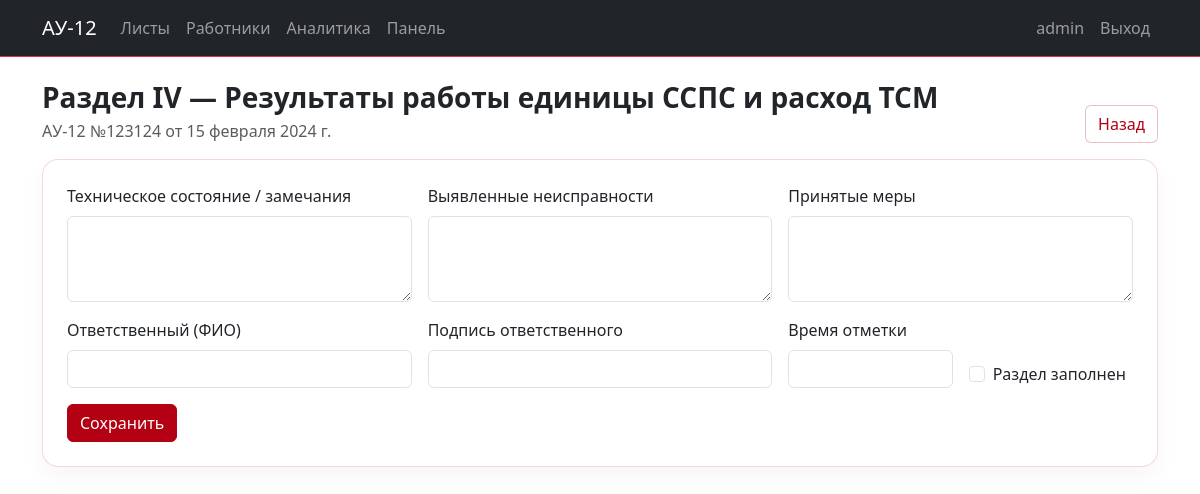
/au12/4/section/iv/ (signed in), run on an earlier commit of the app's database.
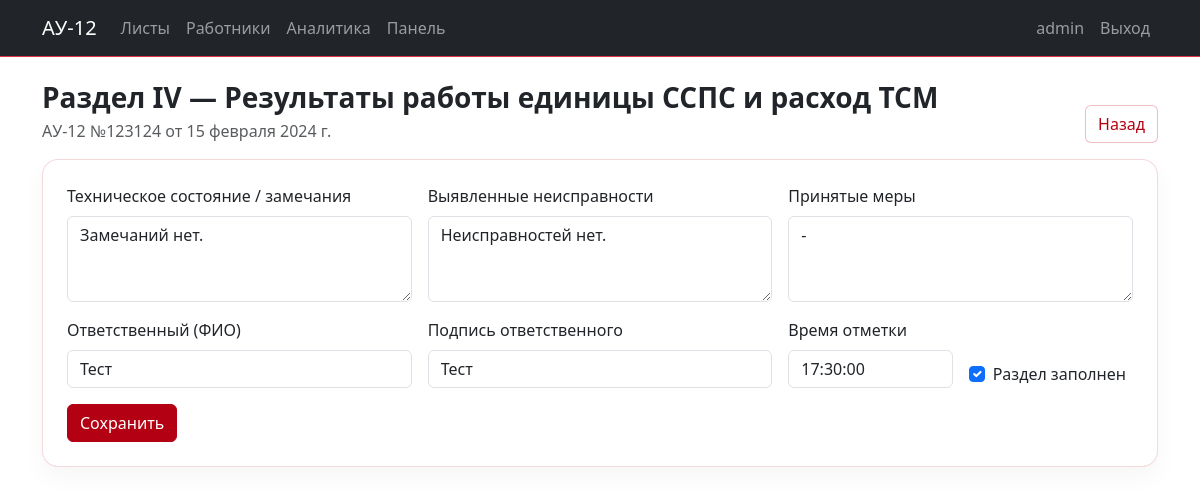
And on a later commit of the database.
### apps/routesheets/models.py (models this page shows)
class AU12SectionIV(models.Model):
    routesheet = models.OneToOneField(
        RouteSheetAU12,
        verbose_name="Маршрутный лист",
        on_delete=models.CASCADE,
        related_name="section_iv",
    )
    technical_state = models.TextField("Техническое состояние/замечания (раздел IV)", blank=True)
    defects_found = models.TextField("Выявленные неисправности", blank=True)
    measures_taken = models.TextField("Принятые меры", blank=True)
    responsible_name = models.CharField("Ответственный (ФИО)", max_length=255, blank=True)
    responsible_signature = models.CharField("Подпись ответственного", max_length=255, blank=True)
    sign_time = models.TimeField("Время отметки", null=True, blank=True)
    is_done = models.BooleanField("Раздел IV заполнен", default=False)
    class Meta:
        verbose_name = "Раздел IV"
        verbose_name_plural = "Раздел IV"

### apps/routesheets/views.py (the view)
# urls.py: path("au12/<int:pk>/section/iv/", views.au12_section_iv, name="au12_sec_iv"),
def au12_section_iv(request, pk: int):
    rs = get_object_or_404(RouteSheetAU12, pk=pk)
    _require_access(request, rs, AU12Step.CREW_WORK)
    obj, _ = AU12SectionIV.objects.get_or_create(routesheet=rs)
    if request.method == "POST":
        form = AU12SectionIVForm(request.POST, instance=obj)
        if form.is_valid():
            form.save()
            recalc_status_and_step(rs)
            rs.save(update_fields=["status", "step"])
            messages.success(request, "Раздел IV сохранён.")
            return redirect("routesheets:au12_detail", pk=rs.pk)
    else:
        form = AU12SectionIVForm(instance=obj)
    return render(request, "routesheets/au12_section_iv.html", {"rs": rs, "form": form})

### apps/routesheets/forms.py
class AU12SectionIVForm(forms.ModelForm):
    class Meta:
        model = AU12SectionIV
        exclude = ["routesheet"]
        labels = {
            "technical_state": "Техническое состояние/замечания",
            "defects_found": "Неисправности",
            "measures_taken": "Принятые меры",
            "responsible_name": "Ответственный (ФИО)",
            "responsible_signature": "Подпись ответственного",
            "sign_time": "Время",
            "is_done": "Раздел IV заполнен",
        }
        widgets = {
            "technical_state": forms.Textarea(attrs={"rows": 3}),
            "defects_found": forms.Textarea(attrs={"rows": 3}),
            "measures_taken": forms.Textarea(attrs={"rows": 3}),
        }
    def __init__(self, *args, **kwargs):
        super().__init__(*args, **kwargs)
        bootstrapify_form(self)

### apps/routesheets/services/workflow.py (called while the page is built, shortened)
def can_access_step(user, rs: RouteSheetAU12, target_step: str) -> bool:
    if getattr(user, "is_superuser", False) or getattr(user, "role", None) == Role.ADMIN:
        return True

### apps/routesheets/templates/routesheets/au12_section_iv.html (shortened to what this page needs)
{% extends "base.html" %}
{% block content %}
<div class="d-flex align-items-end justify-content-between flex-wrap gap-2 mb-3">
  <div>
    <h3 class="section-title mb-1">Раздел IV — Результаты работы единицы ССПС и расход ТСМ</h3>
    <div class="text-muted">АУ-12 №{{ rs.number }} от {{ rs.date }}</div>
  </div>
  <a class="btn btn-ghost" href="{% url 'routesheets:au12_detail' rs.id %}">Назад</a>
</div>
<div class="card p-4">
  <form method="post">
    <div class="row g-3 mb-3">
      <div class="col-md-4">
        <label class="form-label">Техническое состояние / замечания</label>
        {{ form.technical_state }}
      </div>
      <div class="col-md-4">
        <label class="form-label">Выявленные неисправности</label>
        {{ form.defects_found }}
      </div>
      <div class="col-md-4">
        <label class="form-label">Принятые меры</label>
        {{ form.measures_taken }}
      </div>
    </div>
    <div class="row g-3">
      <div class="col-md-4">
        <label class="form-label">Ответственный (ФИО)</label>
        {{ form.responsible_name }}
      </div>
      <div class="col-md-4">
        <label class="form-label">Подпись ответственного</label>
        {{ form.responsible_signature }}
      </div>
      <div class="col-md-2">
        <label class="form-label">Время отметки</label>
        {{ form.sign_time }}
      </div>
      <div class="col-md-2 d-flex align-items-end">
        <div class="form-check">{{ form.is_done }} <label class="form-check-label">Раздел заполнен</label></div>
      </div>
    </div>
    <button class="btn btn-brand mt-3" type="submit">Сохранить</button>
  </form>
</div>
{% endblock %}

What changed in the data, as far as the page shows it:
changed AU12SectionIV: technical_state (not shown) → "Замечаний нет."; defects_found (not shown) → "Неисправностей нет."; measures_taken (not shown) → "-"; responsible_name (not shown) → "Тест"; responsible_signature (not shown) → "Тест"; sign_time (not shown) → "17:30:00"; is_done "☐" → "☑"
